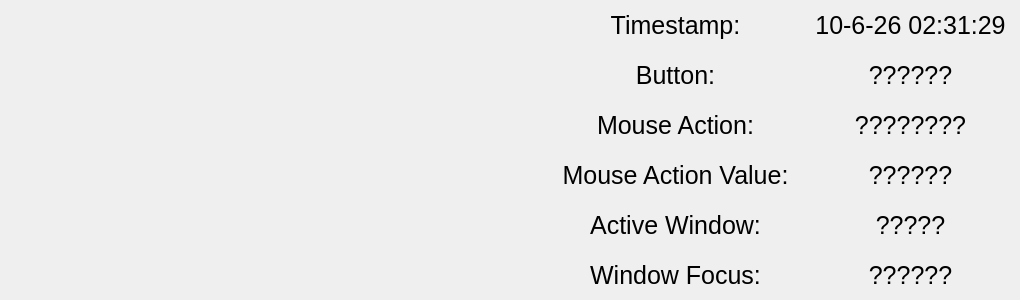
                      <widget class="QWidget" name="descriptionmouse_tab">
                       <attribute name="title">
                        <string>Mouse Action</string>
                       </attribute>
                       <widget class="QLabel" name="label_73">
                        <property name="geometry">
                         <rect>
                          <x>810</x>
                          <y>60</y>
                          <width>201</width>
                          <height>31</height>
                         </rect>
                        </property>
                        <property name="font">
                         <font>
                          <pointsize>19</pointsize>
                         </font>
                        </property>
                        <property name="text">
                         <string>??????</string>
                        </property>
                        <property name="alignment">
                         <set>Qt::AlignCenter</set>
                        </property>
                       </widget>
                       <widget class="QLabel" name="label_79">
                        <property name="geometry">
                         <rect>
                          <x>810</x>
                          <y>210</y>
                          <width>201</width>
                          <height>31</height>
                         </rect>
                        </property>
                        <property name="font">
                         <font>
                          <pointsize>19</pointsize>
                         </font>
                        </property>
                        <property name="text">
                         <string>?????</string>
                        </property>
                        <property name="alignment">
                         <set>Qt::AlignCenter</set>
                        </property>
                       </widget>
                       <widget class="QLabel" name="label_80">
                        <property name="geometry">
                         <rect>
                          <x>810</x>
                          <y>10</y>
                          <width>201</width>
                          <height>31</height>
                         </rect>
                        </property>
                        <property name="font">
                         <font>
                          <pointsize>19</pointsize>
                         </font>
                        </property>
                        <property name="text">
                         <string>10-6-26 02:31:29</string>
                        </property>
                        <property name="alignment">
                         <set>Qt::AlignCenter</set>
                        </property>
                       </widget>
                       <widget class="QLabel" name="descriptionvideo_timestamp_label_28">
                        <property name="geometry">
                         <rect>
                          <x>560</x>
                          <y>160</y>
                          <width>231</width>
                          <height>31</height>
                         </rect>
                        </property>
                        <property name="font">
                         <font>
                          <pointsize>19</pointsize>
                         </font>
                        </property>
                        <property name="text">
                         <string>Mouse Action Value:</string>
                        </property>
                        <property name="alignment">
                         <set>Qt::AlignCenter</set>
                        </property>
                       </widget>
                       <widget class="QLabel" name="label_83">
                        <property name="geometry">
                         <rect>
                          <x>810</x>
                          <y>110</y>
                          <width>201</width>
                          <height>31</height>
                         </rect>
                        </property>
                        <property name="font">
                         <font>
                          <pointsize>19</pointsize>
                         </font>
                        </property>
                        <property name="text">
                         <string>????????</string>
                        </property>
                        <property name="alignment">
                         <set>Qt::AlignCenter</set>
                        </property>
                       </widget>
                       <widget class="QLabel" name="descriptionvideo_timestamp_label_37">
                        <property name="geometry">
                         <rect>
                          <x>560</x>
                          <y>210</y>
                          <width>231</width>
                          <height>31</height>
                         </rect>
                        </property>
                        <property name="font">
                         <font>
                          <pointsize>19</pointsize>
                         </font>
                        </property>
                        <property name="text">
                         <string>Active Window:</string>
                        </property>
                        <property name="alignment">
                         <set>Qt::AlignCenter</set>
                        </property>
                       </widget>
                       <widget class="QLabel" name="descriptionvideo_timestamp_label_41">
                        <property name="geometry">
                         <rect>
                          <x>560</x>
                          <y>10</y>
                          <width>231</width>
                          <height>31</height>
                         </rect>
                        </property>
                        <property name="font">
                         <font>
                          <pointsize>19</pointsize>
                         </font>
                        </property>
                        <property name="text">
                         <string>Timestamp:</string>
                        </property>
                        <property name="alignment">
                         <set>Qt::AlignCenter</set>
                        </property>
                       </widget>
                       <widget class="QLabel" name="label_84">
                        <property name="geometry">
                         <rect>
                          <x>810</x>
                          <y>160</y>
                          <width>201</width>
                          <height>31</height>
                         </rect>
                        </property>
                        <property name="font">
                         <font>
                          <pointsize>19</pointsize>
                         </font>
                        </property>
                        <property name="text">
                         <string>??????</string>
                        </property>
                        <property name="alignment">
                         <set>Qt::AlignCenter</set>
                        </property>
                       </widget>
                       <widget class="QLabel" name="descriptionvideo_timestamp_label_43">
                        <property name="geometry">
                         <rect>
                          <x>560</x>
                          <y>60</y>
                          <width>231</width>
                          <height>31</height>
                         </rect>
                        </property>
                        <property name="font">
                         <font>
                          <pointsize>19</pointsize>
                         </font>
                        </property>
                        <property name="text">
                         <string>Button:</string>
                        </property>
                        <property name="alignment">
                         <set>Qt::AlignCenter</set>
                        </property>
                       </widget>
                       <widget class="QLabel" name="descriptionvideo_timestamp_label_44">
                        <property name="geometry">
                         <rect>
                          <x>560</x>
                          <y>110</y>
                          <width>231</width>
                          <height>31</height>
                         </rect>
                        </property>
                        <property name="font">
                         <font>
                          <pointsize>19</pointsize>
                         </font>
                        </property>
                        <property name="text">
                         <string>Mouse Action:</string>
                        </property>
                        <property name="alignment">
                         <set>Qt::AlignCenter</set>
                        </property>
                       </widget>
                       <widget class="QLabel" name="descriptionvideo_timestamp_label_45">
                        <property name="geometry">
                         <rect>
                          <x>560</x>
                          <y>260</y>
                          <width>231</width>
                          <height>31</height>
                         </rect>
                        </property>
                        <property name="font">
                         <font>
                          <pointsize>19</pointsize>
                         </font>
                        </property>
                        <property name="text">
                         <string>Window Focus:</string>
                        </property>
                        <property name="alignment">
                         <set>Qt::AlignCenter</set>
                        </property>
                       </widget>
                       <widget class="QLabel" name="label_85">
                        <property name="geometry">
                         <rect>
                          <x>810</x>
                          <y>260</y>
                          <width>201</width>
                          <height>31</height>
                         </rect>
                        </property>
                        <property name="font">
                         <font>
                          <pointsize>19</pointsize>
                         </font>
                        </property>
                        <property name="text">
                         <string>??????</string>
                        </property>
                        <property name="alignment">
                         <set>Qt::AlignCenter</set>
                        </property>
                       </widget>
                      </widget>
